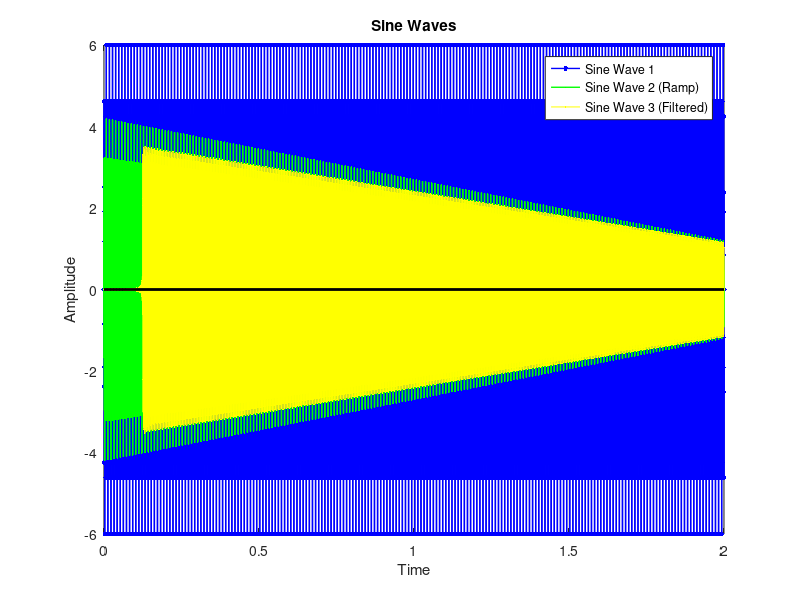
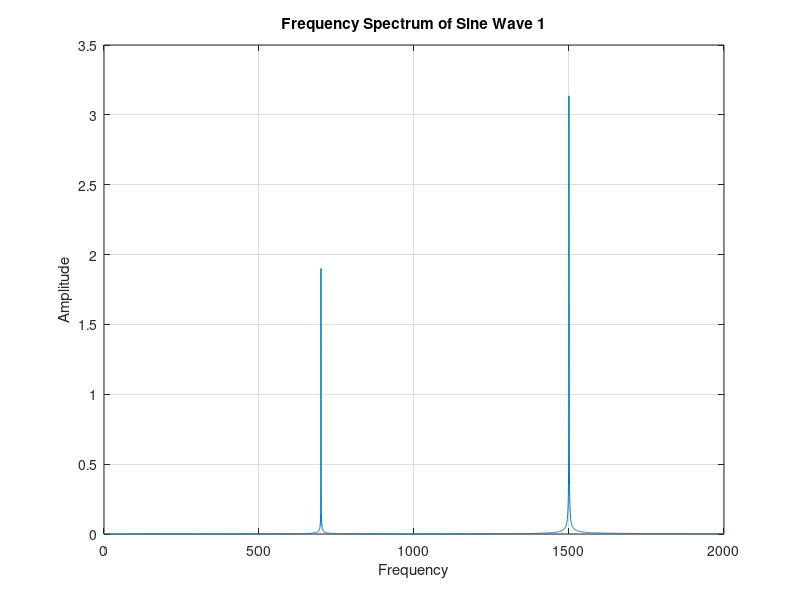
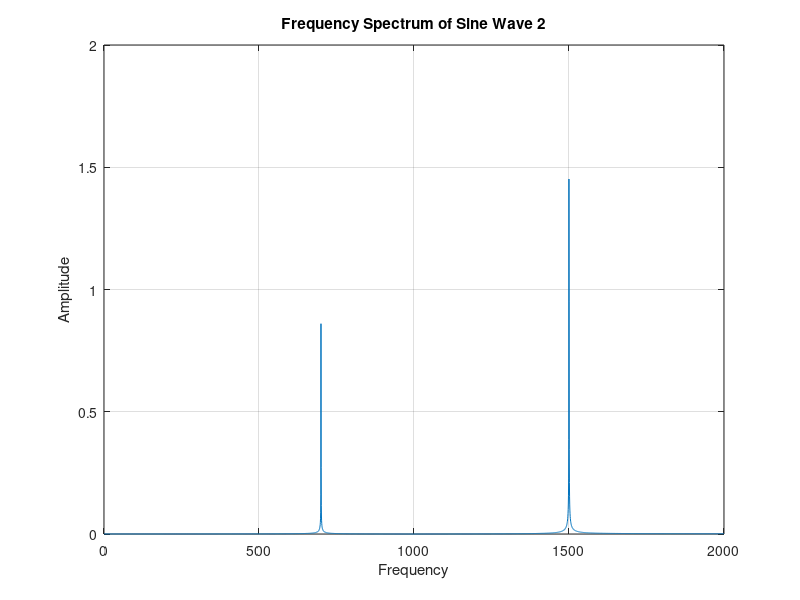
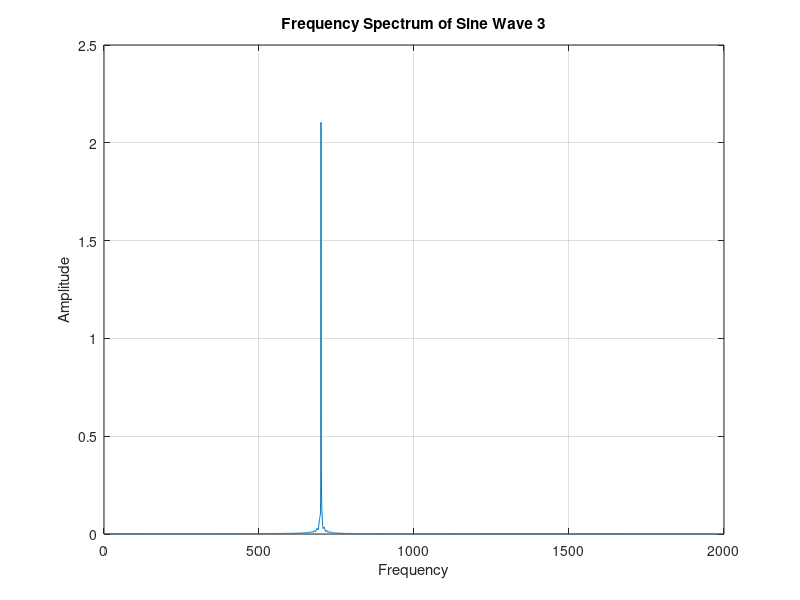

The MATLAB script that drew these images, in order:
clc;            %Clear the command window
close all;      %Close all figures
clear ;         %Clear all variables

fontSize = 11;

% Sample every 0.1 seconds 
d = 2;          %Distance
Fs = 4000;      %Sample rate chosen has to be at the minimum double the frequency of the highest signal
x = 0:1/Fs:d;   %Samples per Second 

% Defining the parameters 
f1   = 700;     %Signal 1 Frequency
amp1 = 2;       %Signal 1 Amplitude
f2   = 1500;    %Signal 2 Frequency
amp2 = 4;       %Signal 2 Amplitude

% Generate Signals 
signal1 = amp1 *sin(2*pi*x*f1);  %Multiplying the amplitude by the sine wave
signal2 = amp2 *sin(2*pi*x*f2);  
sineWave1  = signal1 + signal2;  %Adding the two signals together

% Plotting the Signals 

plot(x, sineWave1, 'b.-', 'LineWidth', 1, 'MarkerSize', 11);  %Amplitude should be 6 as the the two waves are added together
hold on;
grid on;
title('Sine Waves', 'FontSize', fontSize);
xlabel('Time', 'FontSize', fontSize);
ylabel('Amplitude', 'FontSize', fontSize);

% Adding a Ramp
initial_amp = 0.7;                                            %Starting at 70% of the orignal amplitude
final_amp   = 0.2;                                            %Finishing at 20% of the original amplitude
envelope    = linspace(initial_amp,final_amp,(Fs*d)+1);       %Linspace is used to create a tunnel for which the signal follows
sineWave2   = sineWave1 .* envelope;
plot(x, sineWave2, 'g.-', 'LineWidth', 1, 'MarkerSize', 1);

% Generate the Lowpass filter 
f_cutoff        = 800;                                        %Frequency of 800 should cut out the frequency 2 amplitude
norm_f_cutoff   = f_cutoff/(Fs/2);
taps            = -500:500;                                   %Number of taps is dependent on processing speed

% Generate the coefficients of the filter
B       = sinc(norm_f_cutoff*(taps));                         %Hamming Windowed Sinc filter, this is the most basic sinc filter
A       = 1;

% Apply the Lowpass filter
sineWave3 = filter(B,A,sineWave2);                            %Adding the filter to the enveloped filtered signal 
plot(x, sineWave3, 'y.-', 'LineWidth', 0.5, 'MarkerSize', 0.5);

% Adding a legend to the graph
line(xlim, [0,0], 'Color', 'k', 'LineWidth', 2);
legend( 'Sine Wave 1', 'Sine Wave 2 (Ramp)', 'Sine Wave 3 (Filtered)');

%% FFT the signals 

N = length(sineWave1);                      %This allows the time of the signal to be found
f = 0:Fs/N:Fs/2;                            %This will declare the time domain variable

figure;
SineWave1FFT = abs(fft(sineWave1)/Fs);      %Looking for the absolute value of the fast fourier transform of sinewave 1
SineWave1FFT = SineWave1FFT(1:d*Fs/2+1);    %This will give the location of the frequency of the fft, the purpose of the +1 is to center it
plot(f,SineWave1FFT);
grid on
title('Frequency Spectrum of Sine Wave 1')
xlabel('Frequency')
ylabel('Amplitude')

figure;
SineWave2FFT = abs(fft(sineWave2)/Fs);
SineWave2FFT = SineWave2FFT(1:d*Fs/2+1);
plot(f,SineWave2FFT);
grid on
title('Frequency Spectrum of Sine Wave 2')
xlabel('Frequency')
ylabel('Amplitude')

figure;
SineWave3FFT = abs(fft(sineWave3)/Fs);
SineWave3FFT = SineWave3FFT(1:d*Fs/2+1);
plot(f,SineWave3FFT);
grid on
title('Frequency Spectrum of Sine Wave 3')
xlabel('Frequency')
ylabel('Amplitude')